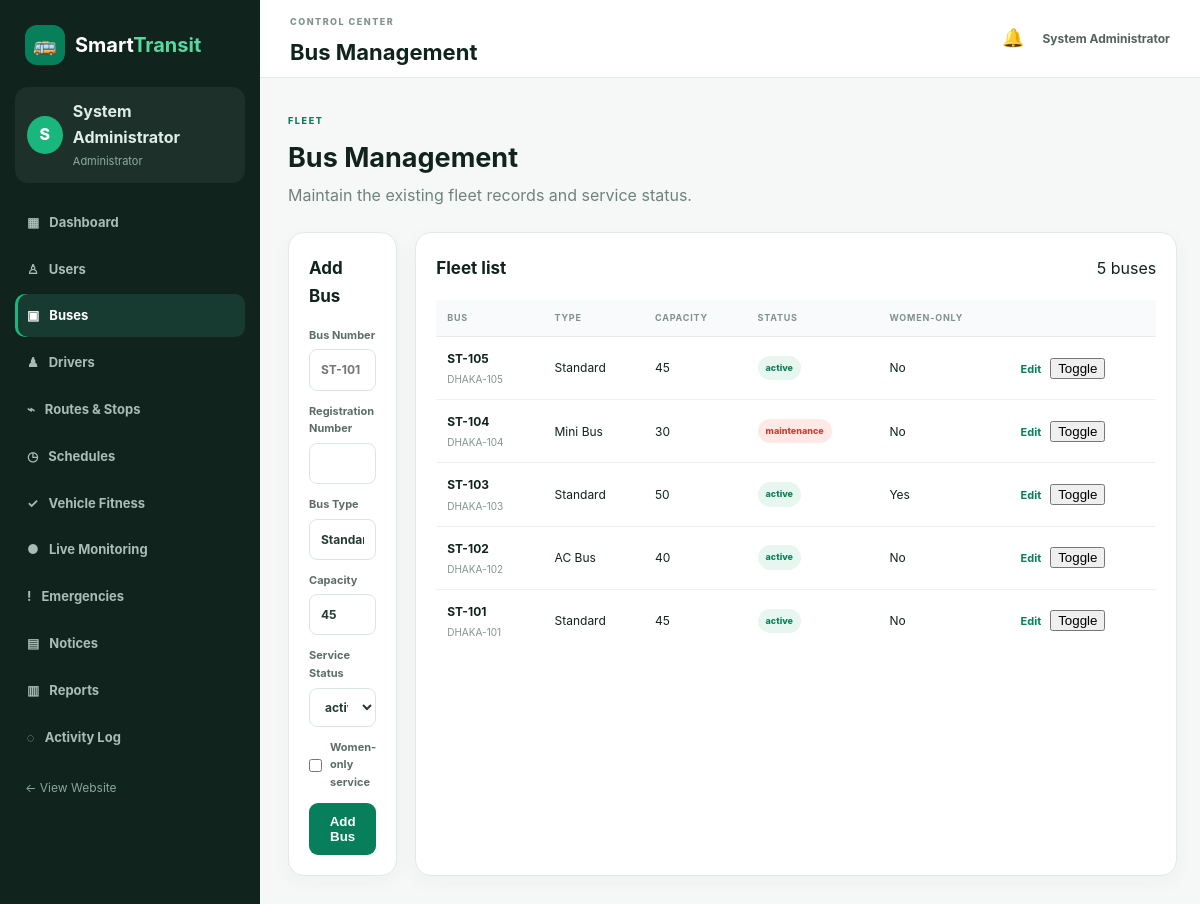
The page /admin/buses.php (signed in) on the database its author committed.
### tables this page shows
CREATE TABLE IF NOT EXISTS buses (
    id INT UNSIGNED AUTO_INCREMENT PRIMARY KEY,
    bus_number VARCHAR(30) NOT NULL UNIQUE,
    registration_number VARCHAR(50) NOT NULL UNIQUE,
    bus_type VARCHAR(50) NOT NULL,
    capacity INT NOT NULL,
    women_only TINYINT(1) NOT NULL DEFAULT 0,
    status ENUM('active','inactive','maintenance') NOT NULL DEFAULT 'active',
    created_at TIMESTAMP DEFAULT CURRENT_TIMESTAMP
);

### includes/functions.php (called while the page is built, shortened)
<?php
function e(?string $value): string {
    return htmlspecialchars($value ?? '', ENT_QUOTES, 'UTF-8');
}
?>

### admin/buses.php (the view, shortened to what this page needs)
<?php
require_once __DIR__.'/_common.php'; $adminTitle='Bus Management'; checkPostCsrf();
$edit=null;if(isset($_GET['edit'])){$st=$pdo->prepare("SELECT * FROM buses WHERE id=?");$st->execute([(int)$_GET['edit']]);$edit=$st->fetch();}
$rows=$pdo->query("SELECT * FROM buses ORDER BY id DESC")->fetchAll();
require __DIR__.'/_layout.php';
?>
<div class="admin-page-head"><div><span class="admin-kicker">FLEET</span><h2>Bus Management</h2><p>Maintain the existing fleet records and service status.</p></div></div>
<div class="admin-grid-2">
<section class="admin-panel"><div class="admin-panel-head"><h3><?= $edit?'Edit Bus':'Add Bus' ?></h3><?php if($edit): ?><a href="buses.php">Cancel</a><?php endif; ?></div>
<form method="post" class="admin-form"><input type="hidden" name="csrf_token" value="<?= e(csrfToken()) ?>"><input type="hidden" name="action" value="save"><input type="hidden" name="id" value="<?= (int)($edit['id']??0) ?>">
<label>Bus Number<input required name="bus_number" value="<?= e($edit['bus_number']??'') ?>" placeholder="ST-101"></label><label>Registration Number<input required name="registration_number" value="<?= e($edit['registration_number']??'') ?>"></label><label>Bus Type<input required name="bus_type" value="<?= e($edit['bus_type']??'Standard') ?>"></label><label>Capacity<input required type="number" min="1" name="capacity" value="<?= e($edit['capacity']??45) ?>"></label><label>Service Status<select name="status"><?php foreach(['active','inactive','maintenance'] as $v): ?><option <?= ($edit['status']??'active')===$v?'selected':'' ?>><?= $v ?></option><?php endforeach; ?></select></label><label class="check-label"><input type="checkbox" name="women_only" <?= !empty($edit['women_only'])?'checked':'' ?>> Women-only service</label><button class="admin-btn"><?= $edit?'Save Changes':'Add Bus' ?></button></form></section>
<section class="admin-panel"><div class="admin-panel-head"><h3>Fleet list</h3><span><?= count($rows) ?> buses</span></div><div class="admin-table-wrap"><table class="admin-table"><thead><tr><th>Bus</th><th>Type</th><th>Capacity</th><th>Status</th><th>Women-only</th><th></th></tr></thead><tbody><?php foreach($rows as $r): ?><tr><td><strong><?= e($r['bus_number']) ?></strong><small><?= e($r['registration_number']) ?></small></td><td><?= e($r['bus_type']) ?></td><td><?= (int)$r['capacity'] ?></td><td><?= statusBadge($r['status']) ?></td><td><?= $r['women_only']?'Yes':'No' ?></td><td class="action-links"><a href="?edit=<?= $r['id'] ?>">Edit</a><form method="post"><input type="hidden" name="csrf_token" value="<?= e(csrfToken()) ?>"><input type="hidden" name="action" value="toggle"><input type="hidden" name="id" value="<?= $r['id'] ?>"><button>Toggle</button></form></td></tr><?php endforeach; ?></tbody></table></div></section>
</div>
<?php require __DIR__.'/_layout_end.php'; ?>

### admin/_common.php (shortened to what this page needs)
<?php
require_once __DIR__ . '/../includes/functions.php';
function statusBadge(string $status): string {
    $safe=e($status);
    $class=strtolower(str_replace([' ','_'],'-',$status));
    return '<span class="admin-badge '.$class.'">'.$safe.'</span>';
}

### assets/css/style.css (style rules this page uses)
* { box-sizing:border-box }
html { scroll-behavior:smooth }
body { margin:0;font-family:Inter,Segoe UI,Arial,sans-serif;background:#f6f8fb;color:#172033;line-height:1.6 }
a { color:inherit;text-decoration:none }
input,select { width:100%;padding:12px 13px;border:1px solid #d8e0e8;border-radius:8px;background:#fff;font:inherit;color:inherit;outline:none }
table { width:100%;border-collapse:collapse;min-width:720px }
th,td { text-align:left;padding:14px 16px;border-bottom:1px solid #edf0f3 }
th { background:#f8fafc;font-size:12px;text-transform:uppercase;letter-spacing:.5px }
.admin-body { background:#f5f8f7;color:#10231d }
.admin-welcome,.admin-page-head { display:flex;justify-content:space-between;align-items:flex-end;gap:20px;margin-bottom:24px }
.admin-welcome h2,.admin-page-head h2 { font-size:27px;margin:4px 0 }
.admin-welcome p,.admin-page-head p { color:#70827b;margin:0 }
.admin-kicker { font-size:9px;font-weight:850;letter-spacing:1.6px;color:#087f5b }
.admin-btn { border:0;background:#087f5b;color:#fff;border-radius:9px;padding:11px 15px;font-weight:750;cursor:pointer;display:inline-block }
.admin-grid-2 { display:grid;grid-template-columns:1fr 1fr;gap:18px;margin-bottom:18px }
.admin-panel { background:#fff;border:1px solid #e2eae6;border-radius:16px;padding:20px;margin-bottom:18px;box-shadow:0 6px 22px rgba(24,59,49,.035) }
.admin-panel-head { display:flex;justify-content:space-between;align-items:center;gap:15px;margin-bottom:15px }
.admin-panel-head h3 { margin:2px 0;font-size:17px }
.admin-table-wrap { overflow-x:auto }
.admin-table { width:100%;border-collapse:collapse;font-size:12px }
.admin-table th { text-align:left;color:#82918c;font-size:9px;letter-spacing:.8px;text-transform:uppercase;padding:11px;border-bottom:1px solid #e5ece9 }
.admin-table td { padding:12px 11px;border-bottom:1px solid #edf2ef;vertical-align:middle }
.admin-table tr:last-child td { border-bottom:0 }
.admin-table td strong,.admin-table td small { display:block }
.admin-table td small { color:#84938e;margin-top:3px;max-width:300px;overflow:hidden;text-overflow:ellipsis }
.admin-badge { display:inline-block;padding:5px 8px;border-radius:20px;background:#eef3f1;color:#63736e;font-size:9px;font-weight:800 }
.admin-badge.active,.admin-badge.good,.admin-badge.resolved,.admin-badge.information { background:#e7f7ef;color:#087f5b }
.admin-badge.maintenance,.admin-badge.maintenance-required,.admin-badge.critical,.admin-badge.emergency { background:#ffe9e6;color:#c83d34 }
.action-links { white-space:nowrap }
.action-links a,.admin-link-btn { color:#087f5b;font-weight:700;font-size:11px;background:none;border:0;padding:0;cursor:pointer;text-decoration:none }
.action-links form { display:inline;margin-left:9px }
.admin-filters input,.admin-filters select,.admin-form input,.admin-form select,.admin-form textarea,.location-controls input { width:100%;border:1px solid #dce6e1;background:#fff;border-radius:8px;padding:10px 11px;outline:none;font:inherit;font-size:12px }
.admin-form { display:grid;gap:12px }
.admin-form label { font-size:11px;color:#5c6d67;font-weight:700 }
.admin-form input,.admin-form select,.admin-form textarea { display:block;margin-top:5px;color:#243b33 }
.check-label { display:flex!important;align-items:center;gap:8px }
.check-label input { width:auto;margin:0 }

### rows shown on the page
buses: bus_number "ST-105", registration_number "DHAKA-105", bus_type "Standard", capacity "45", status "active", women_only "No"
buses: bus_number "ST-104", registration_number "DHAKA-104", bus_type "Mini Bus", capacity "30", status "maintenance", women_only "No"
buses: bus_number "ST-103", registration_number "DHAKA-103", bus_type "Standard", capacity "50", status "active", women_only "Yes"
buses: bus_number "ST-102", registration_number "DHAKA-102", bus_type "AC Bus", capacity "40", status "active", women_only "No"
buses: bus_number "ST-101", registration_number "DHAKA-101", bus_type "Standard", capacity "45", status "active", women_only "No"

### other values the page prints
substr($adminUser['name']??'A',0,1) "S"
$adminUser['name'] "System Administrator"
$adminTitle "Bus Management"
count($rows) "5"
form field status "active"
